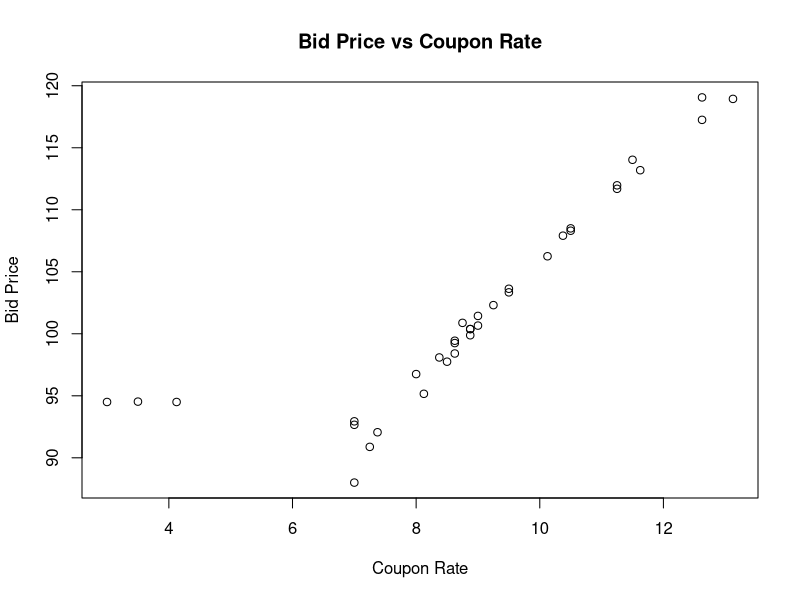

The R script that drew this image: (Note: this script raises an error after producing the figure.)
bonds<- read.delim("bonds.txt",row.names = 1)#Load a .txt file in R
View(bonds)#View Dataset
head(bonds)#View top 6 elements in the data frame
tail(bonds)#View last 6 elements in the data frame
str(bonds)
summary(bonds)#To view summary of the model.
plot(bonds$CouponRate,bonds$BidPrice,
     main="Bid Price vs Coupon Rate",
     xlab = "Coupon Rate",
     ylab = "Bid Price")#To view graphical interface of the data frame.
abline(bondsmod)#To draw the regression line.
bondsmod = lm(BidPrice~CouponRate,data = bonds)#To view linear regression model.
summary(bondsmod)#To view summary of the model.

alpha=0.05
n=35
p=1
qt(p = 1-(alpha/2),df= n-p-1)

3.0661-(2.034515*0.3068)
3.0661+(2.034515*0.3068)

plot(bondsmod$fitted.values,rstandard(bondsmod),
     main="Residual plot",
     xlab = "Predicted values for bid Price",
     ylab = "Standardized Residuals")
abline(h=2,lty=2)
abline(h=-2,lty=2)
identify(bondsmod$fitted.values,rstandard(bondsmod))
